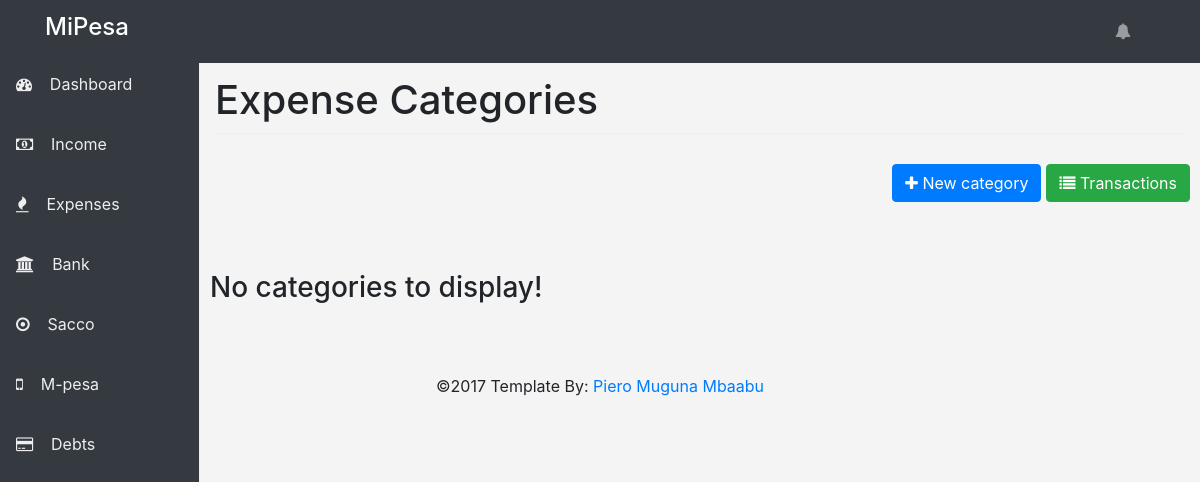
/expense/, run on an earlier commit of the app's database.
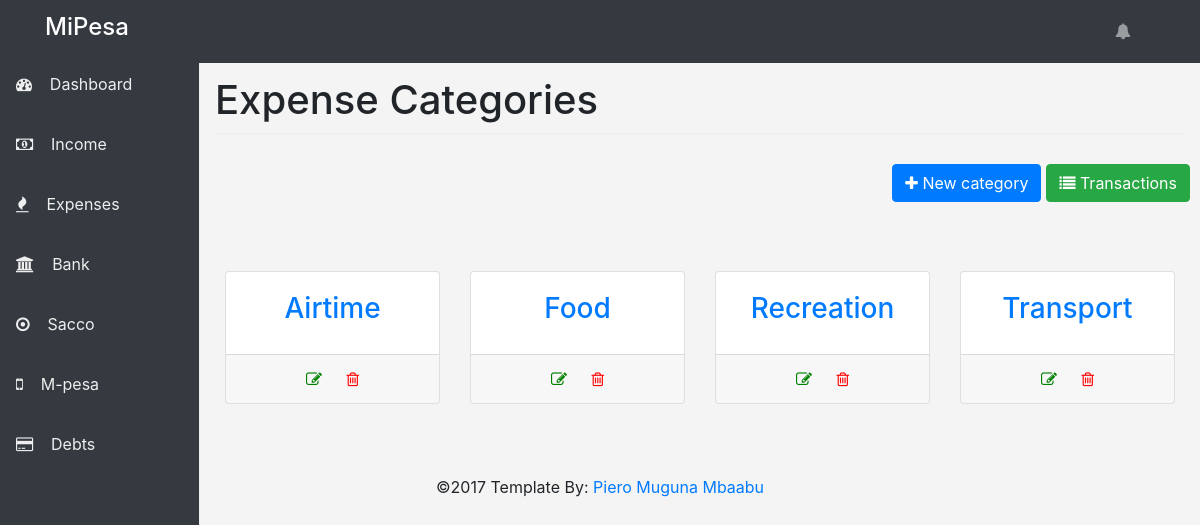
And on a later commit of the database.
### expense/models.py (models this page shows, shortened)
class ExpenseCategory(models.Model):
	category_name = models.CharField(max_length=200)
	date_created = models.DateTimeField(auto_now_add=True)

### expense/views.py (the view)
def categories(request):
	template = 'expense/categories.html'
	context = {
		'categories' : ExpenseCategory.objects.all().order_by('category_name'),
	}
	return render(request, template, context)

### expense/templates/expense/categories.html (shortened to what this page needs)
{% extends "base.html" %}
{% block page_title %}Expense Categories{% endblock %}
{% block content %}
<section class="page-head">
	<div class="row">
		<div class="page-nav">
			<a type="button" class="btn btn-success pull-right" href="{% url 'expense:expense_transactions' %}">
			  <i class="fa fa-list"></i> Transactions
			</a>
			<button type="button" class="btn btn-primary pull-right" data-toggle="modal" data-target="#newCategory">
			  <i class="fa fa-plus"></i> New category
			</button>
		</div>
	</div>
</section>
<section class="page-body">
	<div class="row">
		{% for category in categories %}
		<div class="col-md-3">
			<a href="{% url 'expense:fetch_category' category.pk %}">
			<div class="card category text-center">
				<div class="card-body">
					<h3>{{ category.category_name }}</h3>
				</div>
				<div class="card-footer">
					<a href="{% url 'expense:edit_category' category.pk %}" style="color: green;"><i class="fa fa-edit"></i></a>
					<a href="{% url 'expense:delete_category' category.pk %}" style="color: red;" onclick="return confirm('This action is irreversible. Are you sure?')"><i class="fa fa-trash-o"></i></a>
				</div>
			</div>
			</a>
		</div>
		{% empty %}
		<h3 class="text-center">No categories to display!</h3>
		{% endfor %}
	</div>
</section>
{% endblock %}

What changed in the data, as far as the page shows it:
added ExpenseCategory: category_name "Airtime"
added ExpenseCategory: category_name "Food"
added ExpenseCategory: category_name "Recreation"
added ExpenseCategory: category_name "Transport"
Also different on the page:
text no longer shown: "No categories to display!"
